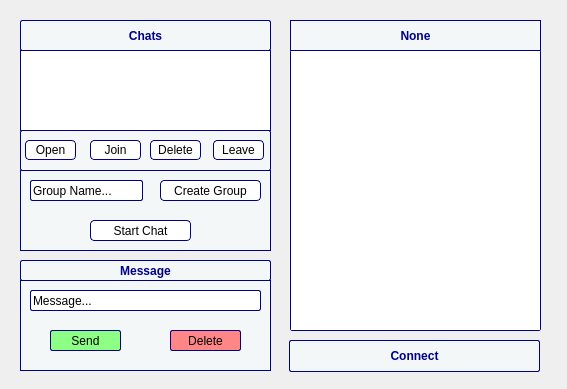
<?xml version="1.0" encoding="UTF-8"?>
<ui version="4.0">
 <class>chat</class>
 <widget class="QDialog" name="chat">
  <property name="geometry">
   <rect>
    <x>0</x>
    <y>0</y>
    <width>567</width>
    <height>389</height>
   </rect>
  </property>
  <property name="windowTitle">
   <string>Dialog</string>
  </property>
  <widget class="QLabel" name="background_image">
   <property name="geometry">
    <rect>
     <x>0</x>
     <y>0</y>
     <width>571</width>
     <height>391</height>
    </rect>
   </property>
   <property name="text">
    <string/>
   </property>
   <property name="pixmap">
    <pixmap>../images/back_ground_3.jpeg</pixmap>
   </property>
  </widget>
  <widget class="QFrame" name="frame_2">
   <property name="geometry">
    <rect>
     <x>20</x>
     <y>170</y>
     <width>251</width>
     <height>81</height>
    </rect>
   </property>
   <property name="styleSheet">
    <string notr="true">border-width: 1px;
border-style: solid;
border-color: darkblue;
background-color: rgb(243, 247, 247);</string>
   </property>
   <property name="frameShape">
    <enum>QFrame::StyledPanel</enum>
   </property>
   <property name="frameShadow">
    <enum>QFrame::Raised</enum>
   </property>
   <widget class="QPushButton" name="startChatButton">
    <property name="geometry">
     <rect>
      <x>70</x>
      <y>50</y>
      <width>101</width>
      <height>21</height>
     </rect>
    </property>
    <property name="styleSheet">
     <string notr="true">border-width: 1px;
border-style: solid;
border-color: darkblue;
border-radius: 4px;
background-color: white;</string>
    </property>
    <property name="text">
     <string>Start Chat</string>
    </property>
   </widget>
   <widget class="QPushButton" name="createGroupButton">
    <property name="geometry">
     <rect>
      <x>140</x>
      <y>10</y>
      <width>101</width>
      <height>21</height>
     </rect>
    </property>
    <property name="styleSheet">
     <string notr="true">border-width: 1px;
border-style: solid;
border-color: darkblue;
border-radius: 4px;
background-color: white;</string>
    </property>
    <property name="text">
     <string>Create Group</string>
    </property>
   </widget>
   <widget class="QLineEdit" name="groupNameLineEdit">
    <property name="geometry">
     <rect>
      <x>10</x>
      <y>10</y>
      <width>113</width>
      <height>21</height>
     </rect>
    </property>
    <property name="styleSheet">
     <string notr="true">border-width: 1px;
border-style: solid;
border-color: darkblue;
border-radius: 2px;
background-color: white;</string>
    </property>
    <property name="text">
     <string>Group Name...</string>
    </property>
   </widget>
  </widget>
  <widget class="QLabel" name="chats">
   <property name="geometry">
    <rect>
     <x>20</x>
     <y>20</y>
     <width>251</width>
     <height>31</height>
    </rect>
   </property>
   <property name="styleSheet">
    <string notr="true">border-width: 1px;
border-style: solid;
border-color: darkblue;
border-radius: 2px;
font-weight: bold;
color: darkblue;
background-color: rgb(243, 247, 247);</string>
   </property>
   <property name="text">
    <string>Chats</string>
   </property>
   <property name="alignment">
    <set>Qt::AlignCenter</set>
   </property>
  </widget>
  <widget class="QPushButton" name="connectButton">
   <property name="geometry">
    <rect>
     <x>289</x>
     <y>340</y>
     <width>251</width>
     <height>32</height>
    </rect>
   </property>
   <property name="styleSheet">
    <string notr="true">border-width: 1px;
border-style: solid;
border-color: darkblue;
border-radius: 2px;
font-weight: bold;
color: darkblue;
background-color: rgb(243, 247, 247);</string>
   </property>
   <property name="text">
    <string>Connect</string>
   </property>
  </widget>
  <widget class="QLabel" name="message">
   <property name="geometry">
    <rect>
     <x>20</x>
     <y>260</y>
     <width>251</width>
     <height>21</height>
    </rect>
   </property>
   <property name="styleSheet">
    <string notr="true">border-width: 1px;
border-style: solid;
border-color: darkblue;
border-radius: 2px;
font-weight: bold;
color: darkblue;
background-color: rgb(243, 247, 247);</string>
   </property>
   <property name="frameShape">
    <enum>QFrame::Panel</enum>
   </property>
   <property name="text">
    <string>Message</string>
   </property>
   <property name="alignment">
    <set>Qt::AlignCenter</set>
   </property>
  </widget>
  <widget class="QFrame" name="frame_3">
   <property name="geometry">
    <rect>
     <x>20</x>
     <y>280</y>
     <width>251</width>
     <height>91</height>
    </rect>
   </property>
   <property name="styleSheet">
    <string notr="true">border-width: 1px;
border-style: solid;
border-color: darkblue;
background-color: rgb(243, 247, 247);</string>
   </property>
   <property name="frameShape">
    <enum>QFrame::StyledPanel</enum>
   </property>
   <property name="frameShadow">
    <enum>QFrame::Raised</enum>
   </property>
   <widget class="QLineEdit" name="messageLineEdit">
    <property name="geometry">
     <rect>
      <x>10</x>
      <y>10</y>
      <width>231</width>
      <height>21</height>
     </rect>
    </property>
    <property name="styleSheet">
     <string notr="true">border-width: 1px;
border-style: solid;
border-color: darkblue;
border-radius: 2px;
background-color: white; </string>
    </property>
    <property name="text">
     <string>Message...</string>
    </property>
   </widget>
   <widget class="QPushButton" name="sendMessageButton">
    <property name="geometry">
     <rect>
      <x>30</x>
      <y>50</y>
      <width>71</width>
      <height>21</height>
     </rect>
    </property>
    <property name="styleSheet">
     <string notr="true">border-width: 1px;
border-style: solid;
border-color: darkblue;
border-radius: 2px;
background-color: rgb(141, 255, 132); </string>
    </property>
    <property name="text">
     <string>Send</string>
    </property>
   </widget>
   <widget class="QPushButton" name="deleteMessageButton">
    <property name="geometry">
     <rect>
      <x>150</x>
      <y>50</y>
      <width>71</width>
      <height>21</height>
     </rect>
    </property>
    <property name="styleSheet">
     <string notr="true">border-width: 1px;
border-style: solid;
border-color: darkblue;
border-radius: 2px;
background-color: rgb(255, 134, 134);
color: black;
</string>
    </property>
    <property name="text">
     <string>Delete</string>
    </property>
   </widget>
  </widget>
  <widget class="QListWidget" name="messagesListWidget">
   <property name="geometry">
    <rect>
     <x>290</x>
     <y>50</y>
     <width>251</width>
     <height>281</height>
    </rect>
   </property>
   <property name="styleSheet">
    <string notr="true">border-width: 1px;
border-style: solid;
border-color: darkblue;
border-radius: 2px;</string>
   </property>
   <property name="frameShape">
    <enum>QFrame::StyledPanel</enum>
   </property>
   <property name="frameShadow">
    <enum>QFrame::Sunken</enum>
   </property>
   <property name="lineWidth">
    <number>1</number>
   </property>
   <property name="midLineWidth">
    <number>0</number>
   </property>
  </widget>
  <widget class="QLabel" name="chatTitle">
   <property name="geometry">
    <rect>
     <x>290</x>
     <y>20</y>
     <width>251</width>
     <height>31</height>
    </rect>
   </property>
   <property name="styleSheet">
    <string notr="true">border-width: 1px;
border-style: solid;
font-weight: bold;
color: darkblue;
border-color: darkblue;
background-color: rgb(243, 247, 247);</string>
   </property>
   <property name="text">
    <string>None</string>
   </property>
   <property name="alignment">
    <set>Qt::AlignCenter</set>
   </property>
  </widget>
  <widget class="QListWidget" name="chatsListWidget">
   <property name="geometry">
    <rect>
     <x>20</x>
     <y>50</y>
     <width>251</width>
     <height>81</height>
    </rect>
   </property>
   <property name="styleSheet">
    <string notr="true">border-width: 1px;
border-style: solid;
border-color: darkblue;</string>
   </property>
  </widget>
  <widget class="QFrame" name="frame">
   <property name="geometry">
    <rect>
     <x>20</x>
     <y>130</y>
     <width>251</width>
     <height>41</height>
    </rect>
   </property>
   <property name="styleSheet">
    <string notr="true">background-color: rgb(243, 247, 247);
border-width: 1px;
border-style: solid;
border-color: darkblue;
border-radius: 2px;
color: black;
background-color: rgb(243, 247, 247);</string>
   </property>
   <property name="frameShape">
    <enum>QFrame::StyledPanel</enum>
   </property>
   <property name="frameShadow">
    <enum>QFrame::Raised</enum>
   </property>
   <widget class="QPushButton" name="joinGroupButton">
    <property name="geometry">
     <rect>
      <x>70</x>
      <y>10</y>
      <width>51</width>
      <height>20</height>
     </rect>
    </property>
    <property name="styleSheet">
     <string notr="true">border-width: 1px;
border-style: solid;
border-color: darkblue;
border-radius: 4px;
background-color: white;</string>
    </property>
    <property name="text">
     <string>Join</string>
    </property>
   </widget>
   <widget class="QPushButton" name="openButton">
    <property name="geometry">
     <rect>
      <x>5</x>
      <y>10</y>
      <width>51</width>
      <height>20</height>
     </rect>
    </property>
    <property name="styleSheet">
     <string notr="true">border-width: 1px;
border-style: solid;
border-color: darkblue;
border-radius: 4px;
background-color: white;</string>
    </property>
    <property name="text">
     <string>Open</string>
    </property>
   </widget>
   <widget class="QPushButton" name="deleteChatButton">
    <property name="geometry">
     <rect>
      <x>130</x>
      <y>10</y>
      <width>51</width>
      <height>20</height>
     </rect>
    </property>
    <property name="styleSheet">
     <string notr="true">border-width: 1px;
border-style: solid;
border-color: darkblue;
border-radius: 4px;
background-color: white;</string>
    </property>
    <property name="text">
     <string>Delete</string>
    </property>
   </widget>
   <widget class="QPushButton" name="leaveGroupButton">
    <property name="geometry">
     <rect>
      <x>193</x>
      <y>10</y>
      <width>51</width>
      <height>20</height>
     </rect>
    </property>
    <property name="styleSheet">
     <string notr="true">border-width: 1px;
border-style: solid;
border-color: darkblue;
border-radius: 4px;
background-color: white;</string>
    </property>
    <property name="text">
     <string>Leave</string>
    </property>
   </widget>
  </widget>
 </widget>
 <resources/>
 <connections/>
</ui>
